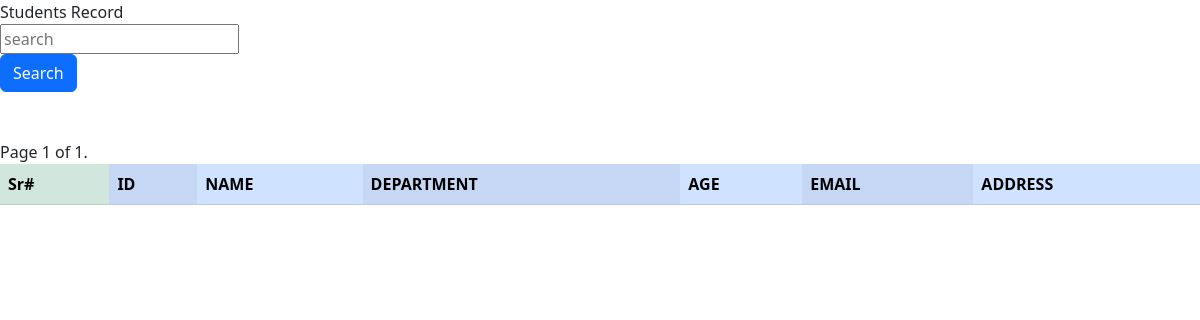
The page /student/ on the database as committed earlier.
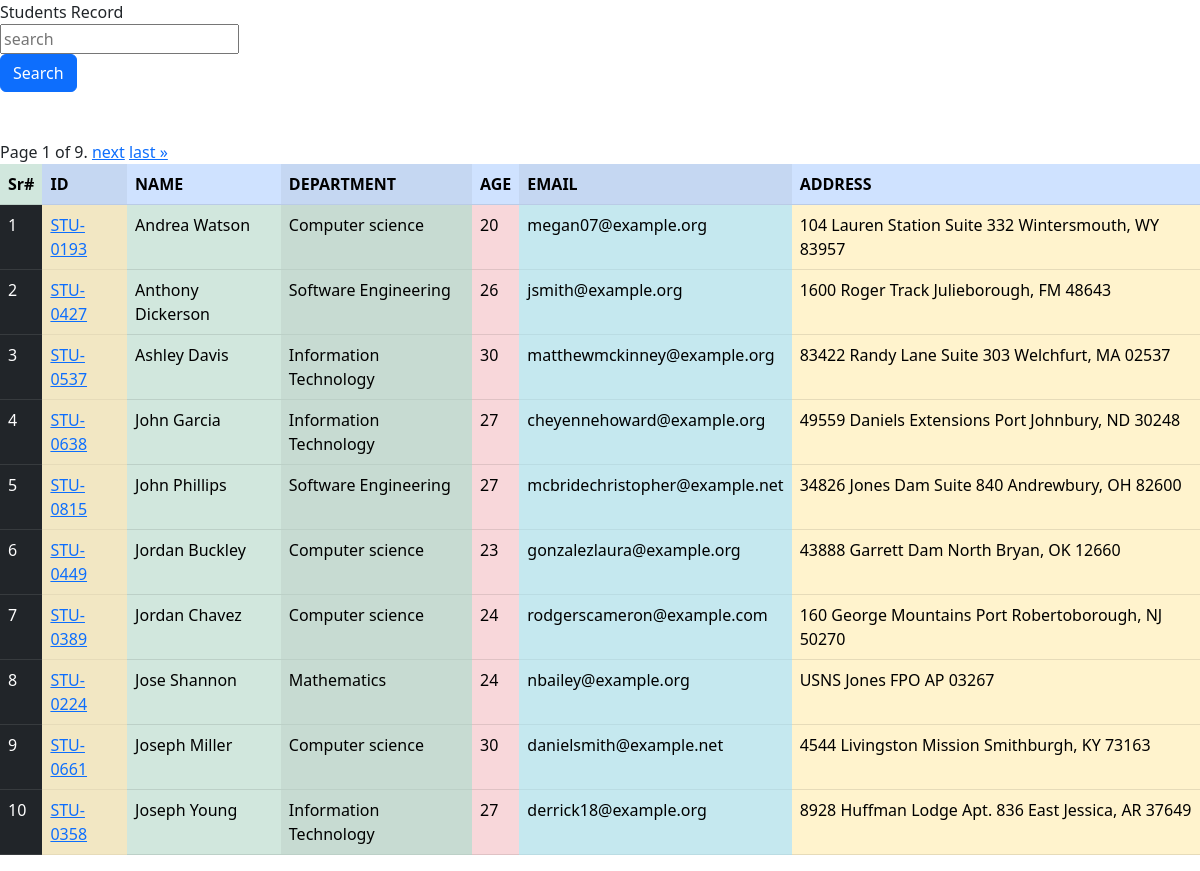
The same page on the database as committed later.
### receipe/models.py (models this page shows, shortened)
class Student(models.Model):
        department = models.ForeignKey(Department, related_name='students', on_delete=models.CASCADE)
        studentId = models.OneToOneField(StudentReg, related_name='student', on_delete=models.CASCADE)
        studentName = models.CharField(max_length=50)
        studentAge = models.IntegerField(default=18)
        studentEmail = models.EmailField(unique=True)
        studentAddress = models.TextField()
        is_deleted = models.BooleanField(default=False)
        objects = studentManager()
        admin_object = models.Manager()
        class Meta:
                ordering = ['studentName']
                verbose_name = "student"

class StudentReg(models.Model):
        sReg = models.CharField(max_length=20)
        def __str__(self):
                return self.sReg

class Department(models.Model):
        department = models.CharField(max_length=30)
        def __str__(self):
                return self.department

### receipe/views.py (the view, shortened to what this page needs)
# urls.py: path('student/', views.get_student, name='student'),
def get_student(request):
    so = Student.objects.all()
    paginator = Paginator(so, 10)
    page_number = request.GET.get("page",1)
    so = paginator.get_page(page_number)
    dic = {'student': so}
    return render(request, 'studentList.html', dic)

### receipe/models.py (called while the page is built)
        def get_queryset(self):
                return super().get_queryset().filter(is_deleted=False)

### receipe/templates/studentList.html (shortened to what this page needs)
<!DOCTYPE html>
<html lang="en">
<head>
  <link rel="stylesheet" href="https://cdn.jsdelivr.net/npm/bootstrap@5.2.3/dist/css/bootstrap.min.css">
</head>
<body
<h1 align="center">Students Record </h1>
  <div class="row">
    <form class="mb-5"  >
    <div>
      <input class="" name="search" placeholder="search" type="search">
    </div>
    <div>
      <button class="btn btn-primary">Search</button>
    </div>
    </form>
  </div>
<div class="pagination">
    <spa class="step-links">
        <span class="current">
            Page {{ student.number }} of {{ student.paginator.num_pages }}.
        </span>
        {% if student.has_next %}
            <a href="?page={{ student.next_page_number }}">next</a>
            <a href="?page={{ student.paginator.num_pages }}">last &raquo;</a>
        {% endif %}
</div>
<table class="table table-success table-striped-columns">
  <tr class="table-success">
    <th class="">Sr#</th>
    <th class="table-primary">ID</th>
    <th class="table-primary">NAME</th>
    <th class="table-primary">DEPARTMENT</th>
    <th class="table-primary">AGE</th>
    <th class="table-primary">EMAIL</th>
    <th class="table-primary">ADDRESS</th>
  </tr>
  {%for stu in student%}
  <tr class="table-primary">
    <td class="table-dark">{{forloop.counter}}</td>
    <td class="table-warning">  <a href="/receipe/studentResult/{{stu.studentId}}">{{stu.studentId}}</a> </td>
    <td class="table-success">{{stu.studentName}}</td>
    <td class="table-success">{{stu.department}}</td>
    <td class="table-danger">{{stu.studentAge}}</td>
    <td class="table-info">{{stu.studentEmail}}</td>
    <td class="table-warning">{{stu.studentAddress}}</td>
  </tr>
{%endfor%}
</table>
</body>
</html>

Rows that differ between the two databases and show on the page:
added Student: studentId "STU-0193", studentName "Andrea Watson", department "Computer science", studentAge "20", studentEmail "megan07@example.org", studentAddress "104 Lauren Station Suite 332 Wintersmouth, WY 83957"
added Student: studentId "STU-0427", studentName "Anthony Dickerson", department "Software Engineering", studentAge "26", studentEmail "jsmith@example.org", studentAddress "1600 Roger Track Julieborough, FM 48643"
added Student: studentId "STU-0537", studentName "Ashley Davis", department "Information Technology", studentAge "30", studentEmail "matthewmckinney@example.org", studentAddress "83422 Randy Lane Suite 303 Welchfurt, MA 02537"
added Student: studentId "STU-0638", studentName "John Garcia", department "Information Technology", studentAge "27", studentEmail "cheyennehoward@example.org", studentAddress "49559 Daniels Extensions Port Johnbury, ND 30248"
added Student: studentId "STU-0815", studentName "John Phillips", department "Software Engineering", studentAge "27", studentEmail "mcbridechristopher@example.net", studentAddress "34826 Jones Dam Suite 840 Andrewbury, OH 82600"
added Student: studentId "STU-0449", studentName "Jordan Buckley", department "Computer science", studentAge "23", studentEmail "gonzalezlaura@example.org", studentAddress "43888 Garrett Dam North Bryan, OK 12660"
added Student: studentId "STU-0389", studentName "Jordan Chavez", department "Computer science", studentAge "24", studentEmail "rodgerscameron@example.com", studentAddress "160 George Mountains Port Robertoborough, NJ 50270"
added Student: studentId "STU-0224", studentName "Jose Shannon", department "Mathematics", studentAge "24", studentEmail "nbailey@example.org", studentAddress "USNS Jones FPO AP 03267"
added Student: studentId "STU-0661", studentName "Joseph Miller", department "Computer science", studentAge "30", studentEmail "danielsmith@example.net", studentAddress "4544 Livingston Mission Smithburgh, KY 73163"
added Student: studentId "STU-0358", studentName "Joseph Young", department "Information Technology", studentAge "27", studentEmail "derrick18@example.org", studentAddress "8928 Huffman Lodge Apt. 836 East Jessica, AR 37649"
Other text that changed with them:
{{ student.paginator.num_pages }}: "1" → "9"
text now shown: "next last »"
